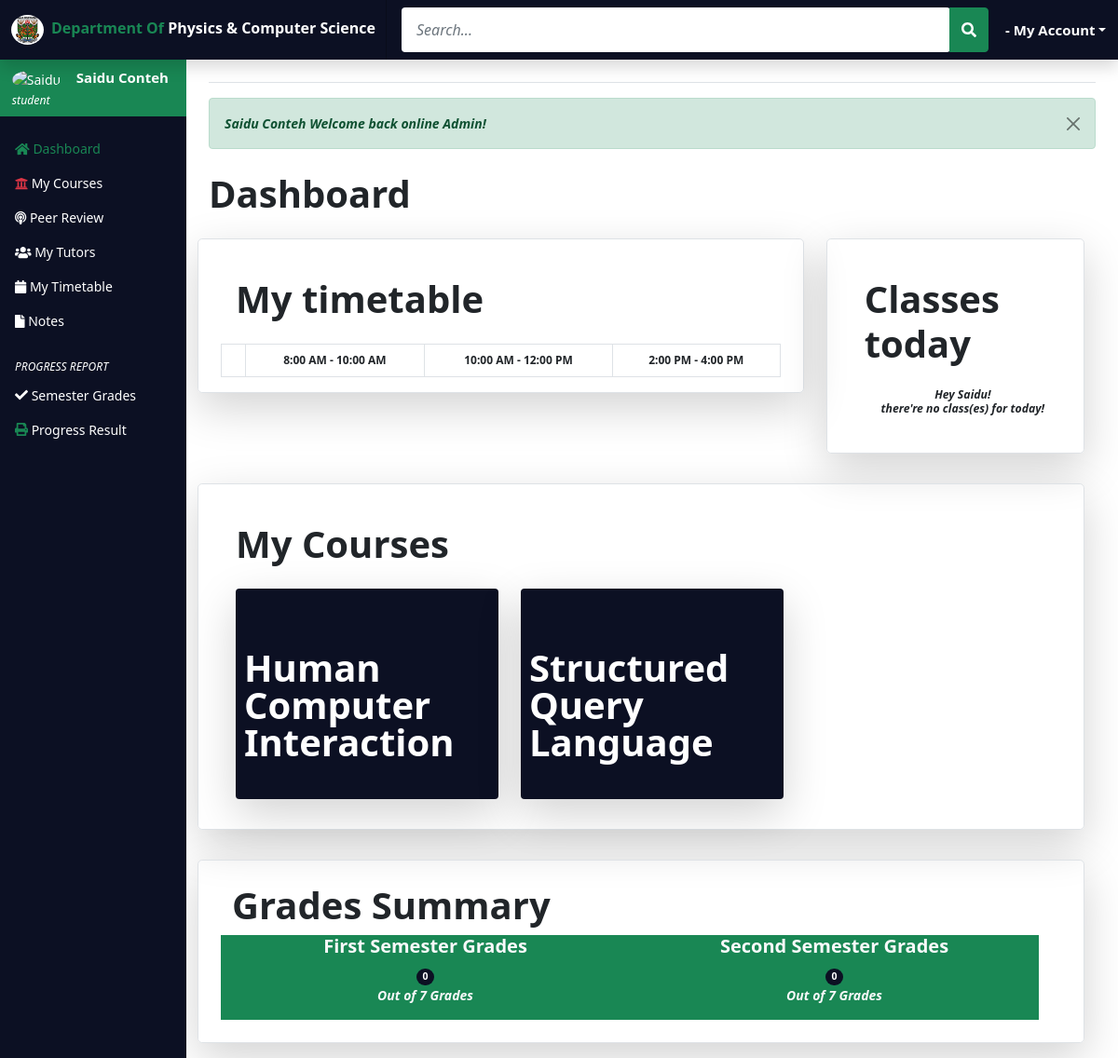
/student/student-dashboard.php (signed in), run on the app's committed database.
### tables this page shows
CREATE TABLE IF NOT EXISTS `tblstudentcourses` (
  `student_courseID` int(11) NOT NULL AUTO_INCREMENT,
  `student_ID` int(11) DEFAULT NULL,
  `prog_ID` int(11) NOT NULL,
  `level_ID` int(11) NOT NULL,
  `course_ID` int(11) DEFAULT NULL,
  `tut_ID` int(11) DEFAULT NULL,
  PRIMARY KEY (`student_courseID`),
  KEY `student_ID` (`student_ID`),
  KEY `course_ID` (`course_ID`),
  KEY `tut_ID` (`tut_ID`)
);

CREATE TABLE IF NOT EXISTS `tblcourses` (
  `Course_ID` int(11) NOT NULL AUTO_INCREMENT,
  `course_code` varchar(10) DEFAULT NULL,
  `course_name` varchar(50) DEFAULT NULL,
  `credit_hour` int(11) DEFAULT NULL,
  `tut_ID` int(11) DEFAULT NULL,
  `sem_ID` int(11) DEFAULT NULL,
  `level_ID` int(11) DEFAULT NULL,
  `prog_ID` int(11) DEFAULT NULL,
  `courseimage` varchar(255) NOT NULL,
  PRIMARY KEY (`Course_ID`),
  KEY `tut_ID` (`tut_ID`),
  KEY `sem_ID` (`sem_ID`),
  KEY `level_ID` (`level_ID`),
  KEY `prog_ID` (`prog_ID`)
);

### student/student-dashboard.php (the view, shortened to what this page needs)
<?php
 require 'student-dashboard-header.php';
 require 'student-dashboard-sidebar.php';
?>
    <main class="col-md-9 ms-sm-auto col-lg-10 px-md-4 mt-5">
      <div class="d-flex flex-wrap flex-md-nowrap align-items-center pt-md-3 pt-5 pb-2 mb-3 border-bottom mt-3">
      </div>
<?php
            if(isset($_SESSION['status']) && ($_SESSION['type'] == "success"))
            {
                ?>
                    <div class="alert alert-success alert-dismissible fade show fw-bold fst-italic mt-3" role="alert">
                    <strong><?php echo $_SESSION['firstname']." ".$_SESSION['lastname']; ?> </strong> <?php echo $_SESSION['status']; ?>
                    <button type="button" class="btn-close" data-bs-dismiss="alert" aria-label="Close"></button>
                    </div>
                <?php
            }else if (isset($_SESSION['status']) && ($_SESSION['type'] == "error")){
            ?>
                    <div class="alert alert-danger alert-dismissible fade show fw-bold fst-italic" role="alert">
                            <strong><?php echo $_SESSION['firstname']." ".$_SESSION['lastname']; ?></strong> <?php echo $_SESSION['status']; ?>
                            <button type="button" class="btn-close" data-bs-dismiss="alert" aria-label="Close"></button>
                            </div>
                    <?php
                         unset($_SESSION['status']);
                    }
                ?>
<div class="row">
<h6 class="display-6 fw-bold mt-2">Dashboard</h6>
<div class="col-md-8 d-none d-md-block">
<div class="my-3">
    <div class="row p-4 pb-0 pe-lg-4 align-items-center rounded-3 border shadow-lg">
      <div class="p-3 pt-lg-3">
        <h6 class="display-6 fw-bold lh-2">My timetable</h6>
      </div>
      <table class="table table-striped table-bordered table-hover table-responsive" style="font-size:12px" cellspacing="0">
 <thead>
          <tr class="text-center">
            <th scope="col"></th>
            <th scope="col">8:00 AM - 10:00 AM</th>
            <th scope="col">10:00 AM - 12:00 PM</th>
            <th scope="col">2:00 PM - 4:00 PM</th>
          </tr>
 </thead>
    </table>
    </div>
  </div>
</div>
<div class="col-md-4">
<div class="container my-3">
    <div class="row p-4 pb-0 pe-lg-2 align-items-center rounded-3 border shadow-lg">
      <div class="p-3 pt-lg-3">
        <h6 class="display-6 fw-bold lh-2">Classes today</h6>
      </div>
      <table class="table table-striped table-borderless table-hover table-responsive" style="font-size:12px" cellspacing="0">
 <thead>
          <tr class="text-center">
            <th scope="col"></th>
            <th scope="col"></th>
          </tr>
 </thead>
 <?php
 include '../includes/connection.php';
 $program = $_SESSION['program'];
 $level = $_SESSION['level'];
 $today = date('N');
 $timetableselectquery = "SELECT * FROM tbltutortimetable
 JOIN tblprograms USING(prog_ID)
 JOIN tbllevel USING(level_ID)
 JOIN tblcourses USING(Course_ID)
 JOIN tbltutor ON tbltutor.id = tbltutortimetable.tut_ID
 JOIN tbldays ON tbldays.days_ID = tbltutortimetable.days
 JOIN tbltime ON tbltime.time_ID = tbltutortimetable.time
  WHERE tblprograms.prog_ID = '$program' AND tbllevel.level_ID = '$level' AND tbltutortimetable.days = '$today'";
$timetableselectqueryrun = mysqli_query($conn, $timetableselectquery);
$timetableselectqueryrowcount = mysqli_num_rows($timetableselectqueryrun);
if($timetableselectqueryrowcount > 0){
while ($row = mysqli_fetch_assoc($timetableselectqueryrun))
{
 ?>
          <tbody class="text-center">
          <tr class="text-center">
         <td><img src="../assets/images/1.jpg" class="img-profile-2"></td>
         <td><h6 class="text-start fw-bold"><?php echo $row['course_name'];?></h6>
         <p class="text-start"><?php echo $row['designation']. ' '.$row['lastname'];?> : <?php echo $row['time'];?></p>
         </td>
          </tr>
          </tbody>
      <?php
   }
}else{?>
<h6 class="fst-italic fw-bold small text-center">Hey <?php echo $_SESSION['firstname']; ?>! <br> there're no class(es) for today!</h6>
<?php }?>
    </table>
    </div>
  </div>
</div>
<div class="row">
<div class="col-md-12">
<div class="my-3">
    <div class="row p-4 pb-0 pe-lg-0  align-items-center rounded-3 border shadow-lg">
      <div class="p-3 pt-lg-3">
        <h6 class="display-6 fw-bold lh-2">My Courses</h6>
    <div class="row row-cols-1 row-cols-lg-3 align-items-stretch g-4 py-3">
    <?php
  include '../includes/connection.php';
 $id = $_SESSION['id'];
 $sql ="SELECT * FROM tblstudentcourses
 JOIN tblstudents ON tblstudents.id = tblstudentcourses.student_ID
 JOIN tblcourses ON tblcourses.course_ID = tblstudentcourses.course_ID
 JOIN tbltutor ON tbltutor.id = tblstudentcourses.tut_ID
 WHERE tblstudentcourses.student_ID = '$id'";
      $result = mysqli_query($conn, $sql);
          if(mysqli_num_rows($result) > 0) {
        while ($row = mysqli_fetch_assoc($result)){ ?>
      <div class="col">
        <div class="card card-cover h-70 overflow-hidden text-white bg-dark rounded-5 shadow-lg">
          <div class="d-flex flex-column h-100 p-2 pb-3 text-white text-shadow-1">
            <h6 class="pt-5 mt-2 mb-4 display-6 lh-1 fw-bold"><?php echo $row['course_name'];?></h6>
          </div>
        </div>
      </div>
      <?php }
    }
    ?>
      </div>
    </div>
  </div>
</div>
</div>
</div>
<div class="row">
<div class="col-md-12">
<div class="my-3">
    <div class="row p-4 rounded-3 border shadow-lg">
        <h6 class="fw-bold lh-2 display-6">Grades Summary</h6>
  <div class="row">
  <div class="col-md-6 bg-success text-center text-light">
      <h5 class="fw-bold">First Semester Grades</h5>
      <span class="badge rounded-pill bg-dark">
    <?php
  include '../includes/connection.php';
      $studentid =  $_SESSION['studentid'];
     echo $conn->query(
     $sql = "SELECT *, CASE WHEN score >= 75 then 'A'
     WHEN score >= 65 then 'B'
     WHEN score >= 50 then 'C'
     WHEN score >= 40 then 'D'
     WHEN score >= 30 then 'E'
     ELSE 'F' END AS Remarks FROM tblgrades
     JOIN tblprograms ON tblprograms.prog_ID = tblgrades.prog_ID
     JOIN tblcourses ON tblcourses.Course_ID = tblgrades.course_ID
     JOIN tblsemester ON tblsemester.sem_ID = tblgrades.sem_ID
     JOIN tbllevel ON tbllevel.level_ID = tblgrades.level_ID
     WHERE tblgrades.student_ID = '$studentid' AND tblgrades.sem_ID = 1")->num_rows;?>
     </span>
     <p class="fw-bold fst-italic">Out of 7 Grades</p>
      </div>
      <div class="col-md-6 bg-success text-center  text-light">
      <h5 class="fw-bold">Second Semester Grades</h5>
      <span class="badge rounded-pill bg-dark">
    <?php
  include '../includes/connection.php';
      $studentid =  $_SESSION['studentid'];
     echo $conn->query(
     $sql = "SELECT *, CASE WHEN score >= 75 then 'A'
     WHEN score >= 65 then 'B'
     WHEN score >= 50 then 'C'
     WHEN score >= 40 then 'D'
     WHEN score >= 30 then 'E'
     ELSE 'F' END AS Remarks FROM tblgrades
     JOIN tblprograms ON tblprograms.prog_ID = tblgrades.prog_ID
     JOIN tblcourses ON tblcourses.Course_ID = tblgrades.course_ID
     JOIN tblsemester ON tblsemester.sem_ID = tblgrades.sem_ID
     JOIN tbllevel ON tbllevel.level_ID = tblgrades.level_ID
     WHERE tblgrades.student_ID = '$studentid' AND tblgrades.sem_ID = 2")->num_rows;?>
     </span>
     <p class="fw-bold fst-italic">Out of 7 Grades</p>
      </div>
   </div>
  </div>
</div>
</div>
</div>
</main>
<?php require 'student-dashboard-footer.php';?>

### assets/css/dashboard.css (style rules this page uses)
:root { --bs-blue: #0d6efd; --bs-indigo: #6610f2; --bs-purple: #6f42c1; --bs-pink: #d63384; --bs-red: #dc3545; --bs-orange: #fd7e14; --bs-yellow: #ffc107; --bs-green: #198754; --bs-teal: #20c997; --bs-cyan: #0dcaf0; --bs-white: #fff; --bs-gray: #6c757d; --bs-gray-dark: #343a40; --bs-primary: #0d6efd; --bs-secondary: #6c757d; --bs-success: #198754; --bs-info: #0dcaf0; --bs-warning: #ffc107; --bs-danger: #dc3545; --bs-light: #f8f9fa; --bs-dark: #212529; --dark: #0c1023; --bs-font-sans-serif: system-ui,-apple-system,"Segoe UI",Roboto,"Helvetica Neue",Arial,"Noto Sans","Liberation Sans",sans-serif,"Apple Color Emoji","Segoe UI Emoji","Segoe UI Symbol","Noto Color Emoji"; --bs-font-monospace: SFMono-Regular,Menlo,Monaco,Consolas,"Liberation Mono","Courier New",monospace; --bs-gradient: linear-gradient(180deg, rgba(255, 255, 255, 0.15), rgba(255, 255, 255, 0)); }
body { font-size: .875rem; }
.text-center { text-align: center !important; }
.bg-dark { background-color: var(--dark) !important; }

### data on the page
tblstudentcourses: course_ID.course_name "Human Computer Interaction"
tblstudentcourses: course_ID.course_name "Structured Query Language"

### other printed values
$_SESSION['firstname'] "Saidu"
$_SESSION['lastname'] "Conteh"
$_SESSION['status'] "Welcome back online Admin!"
